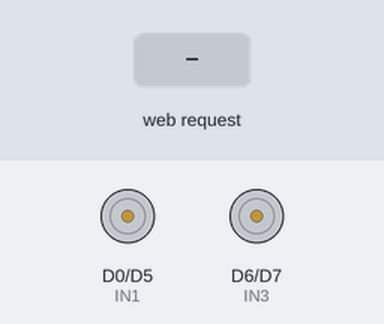
Bench run of a sketch on a simulated ESP8266 (Wemos D1 mini). On the bench: motor-driver pin pairs drawn as motors (green arrow = first pin HIGH = forward, orange = second pin HIGH = backward, longer = more drive, scaled by the enable pin). Inputs (shaded band) come from the test bench. What the sketch prints to the serial monitor is not drawn.

Above: at 1.2 s.
1.3 s: HTTP request GET /F received
At 2.0 s:
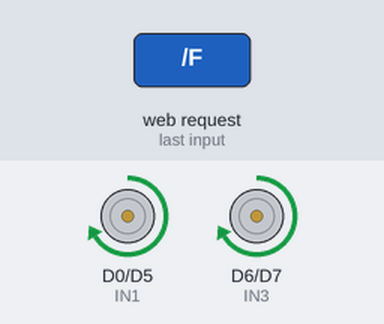
2.8 s: HTTP request GET /B received
At 3.1 s:
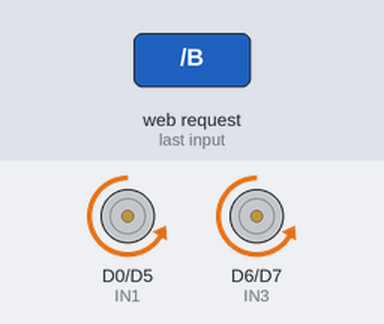
4.3 s: HTTP request GET /L received
At 5.4 s:
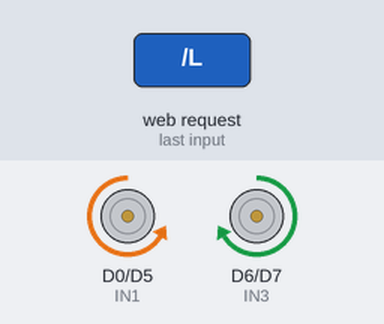
5.8 s: HTTP request GET /R received
At 6.6 s:
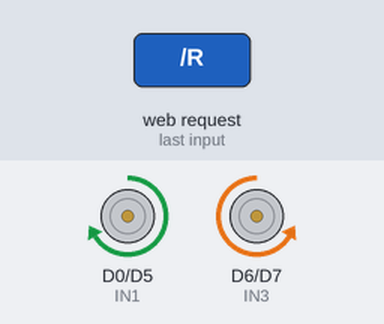
7.3 s: HTTP request GET /F?val=1 received
At 7.7 s:
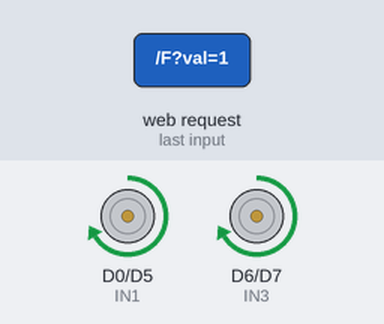
8.8 s: HTTP request GET /B?val=1 received
At 10.1 s:
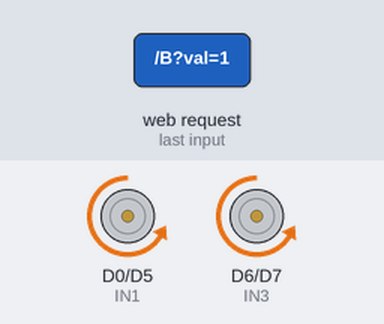
Timing chart, 0 to 11.3 s (numbered marks = the images above; inputs shaded):
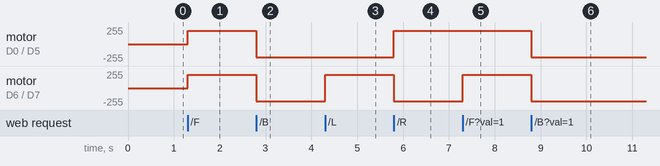

Measured:
- after the input at 1.3 s, motor on D0 (IN1) / D5 (IN2), motor on D6 (IN3) / D7 (IN4): stopped → forward 200/255 at once
- after the input at 2.8 s, motor on D0 (IN1) / D5 (IN2), motor on D6 (IN3) / D7 (IN4): forward 200/255 → backward 200/255 at once
- after the input at 4.3 s, motor on D6 (IN3) / D7 (IN4): backward 200/255 → forward 200/255 at once
- after the input at 5.8 s, motor on D0 (IN1) / D5 (IN2): backward 200/255 → forward 200/255 at once; motor on D6 (IN3) / D7 (IN4): forward 200/255 → backward 200/255 at once
- after the input at 7.3 s, motor on D6 (IN3) / D7 (IN4): backward 200/255 → forward 200/255 at once
- after the input at 8.8 s, motor on D0 (IN1) / D5 (IN2), motor on D6 (IN3) / D7 (IN4): forward 200/255 → backward 200/255 at once

The sketch:

autowifi.ino
```cpp
/*
  AutoBob - Control PRO por WiFi
  Wemos D1 Mini (ESP8266) + L298N

  Features:
    - Interfaz moderna con panel de control tipo joystick
    - Control tactil continuo: mantener presionado = mueve, soltar = se detiene
    - Slider de velocidad en vivo
    - Boton TURBO (velocidad maxima mientras se mantiene presionado)
    - Modo DRIFT (toggle): al girar, hace un pulso de derrape antes de tomar la curva
    - Indicador de conexion (ping cada 2 segundos)

  Conexiones:
    L298N  ENA -> D1
    L298N  IN1 -> D0
    L298N  IN2 -> D5
    L298N  IN3 -> D6
    L298N  IN4 -> D7
    L298N  ENB -> D2
    L298N  GND -> GND (comun con el D1 Mini y la bateria de motores)
    L298N  12V -> (+) bateria de motores

  Requisitos en Arduino IDE:
    Tools > Board > Boards Manager > buscar "esp8266" (por ESP8266 Community)
    e instalar. Luego Tools > Board > ESP8266 Boards > LOLIN(WEMOS) D1 R2 & mini
*/

#include <ESP8266WiFi.h>
#include <ESP8266WebServer.h>

const char* ssid = "AutoBob";       // nombre de la red WiFi que crea el D1 Mini
const char* password = "12345678";  // minimo 8 caracteres

ESP8266WebServer server(80);

#define ENA D1
#define IN1 D0
#define IN2 D5
#define IN3 D6
#define IN4 D7
#define ENB D2

int velocidad = 200;      // velocidad base (0-255), controlada por el slider
bool turboActivo = false; // true mientras se mantiene presionado TURBO
bool driftActivo = false; // true si el modo drift esta encendido

int vel() {
  return turboActivo ? 255 : velocidad;
}

const char PAGINA[] PROGMEM = R"rawliteral(
<!DOCTYPE html>
<html>
<head>
<meta name="viewport" content="width=device-width, initial-scale=1, user-scalable=no">
<title>AutoBob Control</title>
<style>
  * { box-sizing: border-box; -webkit-tap-highlight-color: transparent; user-select: none; }
  body {
    margin: 0;
    font-family: 'Segoe UI', Arial, sans-serif;
    background: radial-gradient(circle at top, #1e2530, #0d1117);
    color: #fff;
    display: flex;
    flex-direction: column;
    align-items: center;
    padding: 16px;
    touch-action: manipulation;
  }
  h1 {
    font-size: 20px;
    letter-spacing: 2px;
    margin: 8px 0 4px;
    background: linear-gradient(90deg, #4CAF50, #2196F3);
    -webkit-background-clip: text;
    -webkit-text-fill-color: transparent;
  }
  #estado {
    display: flex;
    align-items: center;
    gap: 6px;
    font-size: 13px;
    color: #aaa;
    margin-bottom: 16px;
  }
  #dot {
    width: 10px; height: 10px; border-radius: 50%;
    background: #e53935;
    box-shadow: 0 0 8px #e53935;
    transition: 0.3s;
  }
  #dot.on {
    background: #4CAF50;
    box-shadow: 0 0 8px #4CAF50;
  }
  .panel {
    background: #161b22;
    border-radius: 20px;
    padding: 20px;
    box-shadow: 0 8px 24px rgba(0,0,0,0.5);
    width: 100%;
    max-width: 340px;
  }
  .dpad {
    display: grid;
    grid-template-columns: 80px 80px 80px;
    grid-template-rows: 80px 80px 80px;
    gap: 8px;
    justify-content: center;
    margin-bottom: 20px;
  }
  .btn {
    border: none;
    border-radius: 16px;
    font-size: 15px;
    font-weight: 600;
    color: #fff;
    background: linear-gradient(145deg, #2b3542, #1c232c);
    box-shadow: 0 4px 10px rgba(0,0,0,0.4), inset 0 1px 0 rgba(255,255,255,0.05);
    display: flex;
    align-items: center;
    justify-content: center;
    transition: transform 0.08s, background 0.15s;
  }
  .btn:active, .btn.pressed {
    transform: scale(0.93);
    background: linear-gradient(145deg, #4CAF50, #2e7d32);
  }
  #adelante { grid-column: 2; grid-row: 1; }
  #izquierda { grid-column: 1; grid-row: 2; }
  #alto { grid-column: 2; grid-row: 2; background: linear-gradient(145deg, #e53935, #b71c1c); }
  #derecha { grid-column: 3; grid-row: 2; }
  #atras { grid-column: 2; grid-row: 3; }

  .slider-box {
    margin-bottom: 18px;
  }
  .slider-box label {
    display: flex;
    justify-content: space-between;
    font-size: 13px;
    color: #ccc;
    margin-bottom: 6px;
  }
  input[type=range] {
    width: 100%;
    -webkit-appearance: none;
    height: 8px;
    border-radius: 4px;
    background: #2b3542;
    outline: none;
  }
  input[type=range]::-webkit-slider-thumb {
    -webkit-appearance: none;
    width: 22px; height: 22px;
    border-radius: 50%;
    background: linear-gradient(145deg, #2196F3, #1565C0);
    box-shadow: 0 2px 6px rgba(0,0,0,0.5);
    cursor: pointer;
  }
  .extra {
    display: grid;
    grid-template-columns: 1fr 1fr;
    gap: 10px;
  }
  .extra .btn {
    height: 54px;
    border-radius: 14px;
    font-size: 14px;
  }
  #turbo {
    background: linear-gradient(145deg, #ff9800, #e65100);
  }
  #turbo.pressed {
    background: linear-gradient(145deg, #ffca28, #ff6f00);
    box-shadow: 0 0 16px #ff9800;
  }
  #drift {
    background: linear-gradient(145deg, #7e57c2, #4527a0);
  }
  #drift.pressed {
    background: linear-gradient(145deg, #b39ddb, #5e35b1);
    box-shadow: 0 0 16px #7e57c2;
  }
</style>
</head>
<body>

<h1>AUTOBOB</h1>
<div id="estado"><div id="dot"></div><span id="estadoTexto">Conectando...</span></div>

<div class="panel">

  <div class="dpad">
    <button class="btn" id="adelante">&#9650;</button>
    <button class="btn" id="izquierda">&#9664;</button>
    <button class="btn" id="alto">&#9632;</button>
    <button class="btn" id="derecha">&#9654;</button>
    <button class="btn" id="atras">&#9660;</button>
  </div>

  <div class="slider-box">
    <label>Velocidad <span id="velVal">200</span></label>
    <input type="range" id="slider" min="60" max="255" value="200">
  </div>

  <div class="extra">
    <button class="btn" id="turbo">TURBO</button>
    <button class="btn" id="drift">DRIFT</button>
  </div>

</div>

<script>
function cmd(c) {
  fetch('/' + c).catch(function(){});
}

function bindHold(id, downCmd, upCmd) {
  var el = document.getElementById(id);
  function start(e) { e.preventDefault(); el.classList.add('pressed'); cmd(downCmd); }
  function end(e) { e.preventDefault(); el.classList.remove('pressed'); cmd(upCmd); }
  el.addEventListener('touchstart', start);
  el.addEventListener('touchend', end);
  el.addEventListener('touchcancel', end);
  el.addEventListener('mousedown', start);
  el.addEventListener('mouseup', end);
  el.addEventListener('mouseleave', end);
}

bindHold('adelante', 'F', 'S');
bindHold('atras', 'B', 'S');
bindHold('izquierda', 'L', 'S');
bindHold('derecha', 'R', 'S');
bindHold('turbo', 'T1', 'T0');

document.getElementById('alto').addEventListener('click', function() { cmd('S'); });

var driftOn = false;
document.getElementById('drift').addEventListener('click', function(e) {
  driftOn = !driftOn;
  e.currentTarget.classList.toggle('pressed', driftOn);
  cmd(driftOn ? 'D1' : 'D0');
});

var slider = document.getElementById('slider');
var velVal = document.getElementById('velVal');
slider.addEventListener('input', function() {
  velVal.textContent = slider.value;
  fetch('/V?val=' + slider.value).catch(function(){});
});

function chequearConexion() {
  fetch('/ping', { cache: 'no-store' })
    .then(function() {
      document.getElementById('dot').classList.add('on');
      document.getElementById('estadoTexto').textContent = 'Conectado';
    })
    .catch(function() {
      document.getElementById('dot').classList.remove('on');
      document.getElementById('estadoTexto').textContent = 'Sin conexion';
    });
}
chequearConexion();
setInterval(chequearConexion, 2000);
</script>
</body>
</html>
)rawliteral";

void setup() {
  pinMode(ENA, OUTPUT);
  pinMode(IN1, OUTPUT);
  pinMode(IN2, OUTPUT);
  pinMode(IN3, OUTPUT);
  pinMode(IN4, OUTPUT);
  pinMode(ENB, OUTPUT);

  analogWriteRange(255); // rango de PWM 0-255

  detener();

  Serial.begin(115200);

  WiFi.softAP(ssid, password);
  Serial.print("Conectate a la red WiFi: ");
  Serial.println(ssid);
  Serial.print("Luego abre en el navegador: http://");
  Serial.println(WiFi.softAPIP());

  server.on("/", []() { server.send(200, "text/html", PAGINA); });
  server.on("/F", []() { adelante(); server.send(200, "text/plain", "OK"); });
  server.on("/B", []() { atras(); server.send(200, "text/plain", "OK"); });
  server.on("/L", []() { izquierda(); server.send(200, "text/plain", "OK"); });
  server.on("/R", []() { derecha(); server.send(200, "text/plain", "OK"); });
  server.on("/S", []() { detener(); server.send(200, "text/plain", "OK"); });

  server.on("/V", []() {
    if (server.hasArg("val")) {
      velocidad = constrain(server.arg("val").toInt(), 0, 255);
      if (!turboActivo) {
        analogWrite(ENA, velocidad);
        analogWrite(ENB, velocidad);
      }
    }
    server.send(200, "text/plain", "OK");
  });

  server.on("/T1", []() {
    turboActivo = true;
    analogWrite(ENA, vel());
    analogWrite(ENB, vel());
    server.send(200, "text/plain", "OK");
  });

  server.on("/T0", []() {
    turboActivo = false;
    analogWrite(ENA, vel());
    analogWrite(ENB, vel());
    server.send(200, "text/plain", "OK");
  });

  server.on("/D1", []() { driftActivo = true;  server.send(200, "text/plain", "OK"); });
  server.on("/D0", []() { driftActivo = false; server.send(200, "text/plain", "OK"); });

  server.on("/ping", []() { server.send(200, "text/plain", "pong"); });

  server.begin();
}

void loop() {
  server.handleClient();
}

void adelante() {
  int v = vel();
  analogWrite(ENA, v);
  analogWrite(ENB, v);
  digitalWrite(IN1, HIGH);
  digitalWrite(IN2, LOW);
  digitalWrite(IN3, HIGH);
  digitalWrite(IN4, LOW);
}

void atras() {
  int v = vel();
  analogWrite(ENA, v);
  analogWrite(ENB, v);
  digitalWrite(IN1, LOW);
  digitalWrite(IN2, HIGH);
  digitalWrite(IN3, LOW);
  digitalWrite(IN4, HIGH);
}

void izquierda() {
  int v = vel();
  if (driftActivo) {
    // pulso de derrape: rueda izquierda en reversa breve, luego arco de giro
    analogWrite(ENA, v);
    analogWrite(ENB, v);
    digitalWrite(IN1, LOW);  digitalWrite(IN2, HIGH);
    digitalWrite(IN3, HIGH); digitalWrite(IN4, LOW);
    delay(180);
    analogWrite(ENA, (int)(v * 0.4));
    digitalWrite(IN1, HIGH); digitalWrite(IN2, LOW);
  } else {
    analogWrite(ENA, v);
    analogWrite(ENB, v);
    digitalWrite(IN1, LOW);  digitalWrite(IN2, HIGH);
    digitalWrite(IN3, HIGH); digitalWrite(IN4, LOW);
  }
}

void derecha() {
  int v = vel();
  if (driftActivo) {
    // pulso de derrape: rueda derecha en reversa breve, luego arco de giro
    analogWrite(ENA, v);
    analogWrite(ENB, v);
    digitalWrite(IN1, HIGH); digitalWrite(IN2, LOW);
    digitalWrite(IN3, LOW);  digitalWrite(IN4, HIGH);
    delay(180);
    analogWrite(ENB, (int)(v * 0.4));
    digitalWrite(IN3, HIGH); digitalWrite(IN4, LOW);
  } else {
    analogWrite(ENA, v);
    analogWrite(ENB, v);
    digitalWrite(IN1, HIGH); digitalWrite(IN2, LOW);
    digitalWrite(IN3, LOW);  digitalWrite(IN4, HIGH);
  }
}

void detener() {
  analogWrite(ENA, 0);
  analogWrite(ENB, 0);
  digitalWrite(IN1, LOW);
  digitalWrite(IN2, LOW);
  digitalWrite(IN3, LOW);
  digitalWrite(IN4, LOW);
}
```
